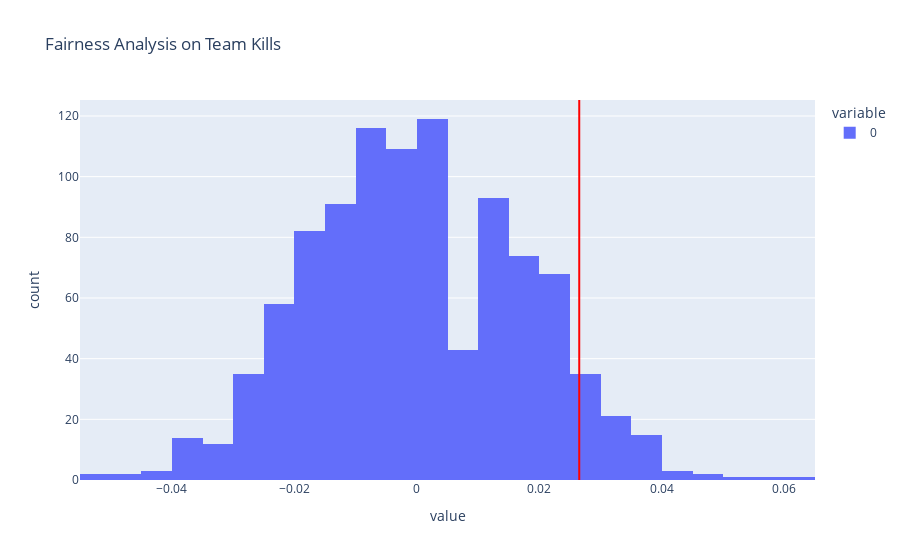

Here is the notebook cell this chart was saved with:
### Code cell
fig = px.histogram(diffs, title='Fairness Analysis on Team Kills')
fig.add_vline(x=obs, line_color = 'red')
fig.show()

### Figure 1 — Plotly figure (JSON) as saved in the notebook; plotly's stock layout.template omitted (floating-point values rounded to 4 significant figures; data arrays with more than 128 entries replaced by an {"elided": "..."} marker saying what was removed)
{"data": [{"alignmentgroup": "True", "bingroup": "x", "hovertemplate": "variable=0<br>value=%{x}<br>count=%{y}<extra></extra>", "legendgroup": "0", "marker": {"color": "#636efa", "pattern": {"shape": ""}}, "name": "0", "offsetgroup": "0", "orientation": "v", "showlegend": true, "type": "histogram", "x": {"elided": "1000 float values"}, "xaxis": "x", "yaxis": "y"}], "layout": {"barmode": "relative", "legend": {"title": {"text": "variable"}, "tracegroupgap": 0}, "shapes": [{"line": {"color": "red"}, "type": "line", "x0": 0.02651, "x1": 0.02651, "xref": "x", "y0": 0, "y1": 1, "yref": "y domain"}], "title": {"text": "Fairness Analysis on Team Kills"}, "xaxis": {"anchor": "y", "domain": [0, 1], "title": {"text": "value"}}, "yaxis": {"anchor": "x", "domain": [0, 1], "title": {"text": "count"}}}}
